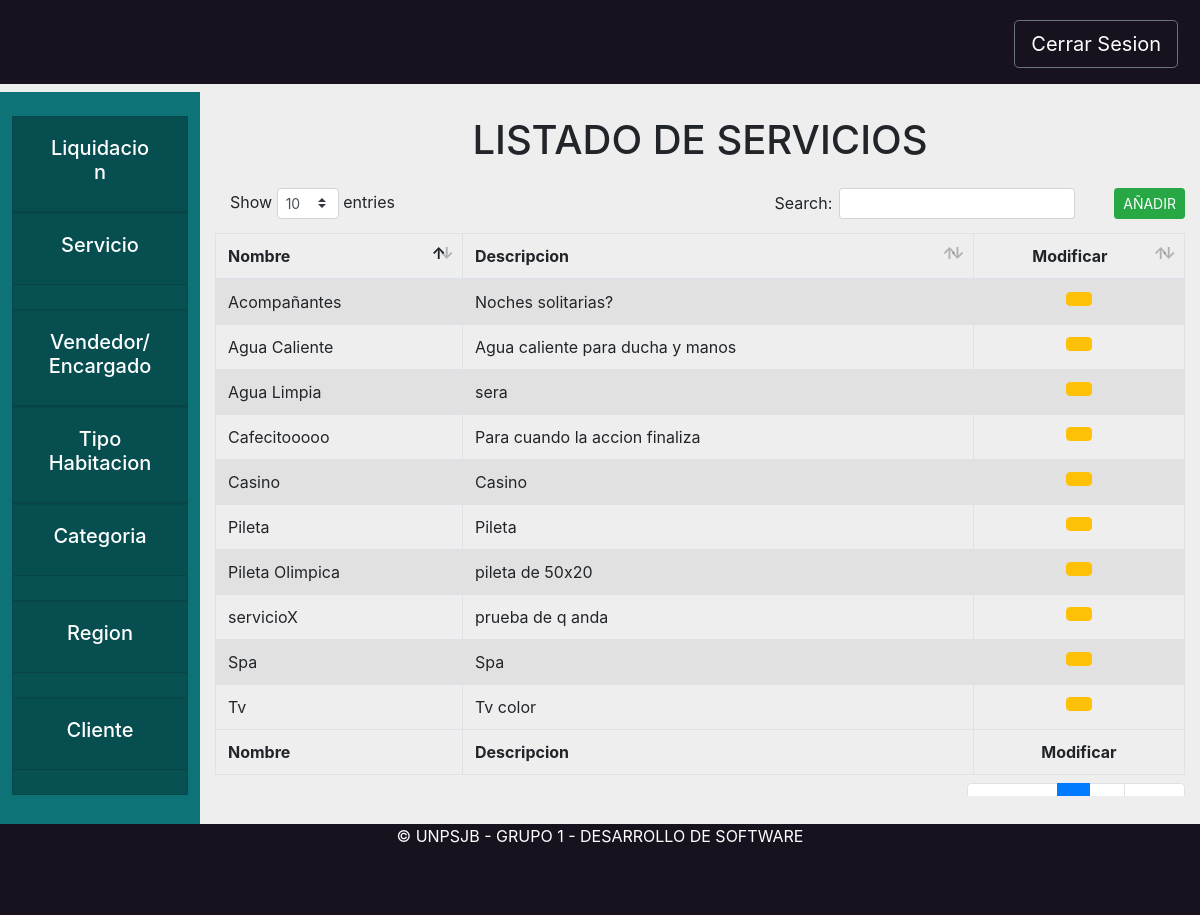
Page /core/servicio on the committed database.
### core/models.py (models this page shows)
class Servicio(models.Model):
    nombre = models.CharField(max_length=200)
    descripcion = models.CharField(max_length=800)
    def __str__(self):
        return self.nombre

### core/views.py (the view)
# urls.py: path('servicio',views.servicio, name="servicio"),
def servicio(request):
    colServicios = Servicio.objects.all()
    return render(request, "core/servicioAdmin.html", {"colServicios": colServicios})

### core/templates/core/servicioAdmin.html (shortened to what this page needs)
{% extends 'base/base_administrador.html'%}
{% load static %}
{% block content %}
<div class="formularioRegion" id="vistaLocalidades">
<center><h1 class="my-4">LISTADO DE SERVICIOS</h1></center>
    <table id="example1" class="table table-striped table-bordered" style="width:100%">
        <thead>
            <tr>
                <button type="button" class="btn btn-success ml-4 float-right btn-sm" data-toggle="modal"
                    data-target="#crearServicio"
                    onclick="abrir_modal('{% url 'core:modalCrearServicio' %}','#crearServicio');">
                    AÑADIR</button>
                <th>Nombre</th>
                <th>Descripcion</th>
                <th>
                    <Center>Modificar</Center>
                </th>
            </tr>
        </thead>
        <tbody>
            {% for servicio in colServicios %}
            <tr>
                <td>{{servicio.nombre}}</td>
                <td>{{servicio.descripcion}}</td>
                <td>
                    <center>
                        <button type="button" class="btn btn-warning" data-toggle="modal"
                            data-target="#modificarServicio"
                            onclick="abrir_modal('{% url 'core:modalModificarServicio' servicio %}','#modificarServicio');">
                        </button>
                    </center>
                </td>
            </tr>
            {% endfor %}
        </tbody>
        <tfoot>
            <tr>
                <th>Nombre</th>
                <th>Descripcion</th>
                <th>
                    <Center>Modificar</Center>
                </th>
            </tr>
        </tfoot>
    </table>
</div>
{% endblock content %}

### static/css/styleBase.css (style rules this page uses)
.bodyComplete { background-color: #eeeeee; width: 100%; height: 100%; }

### rows in the picture
Servicio: nombre "Agua Caliente", descripcion "Agua caliente para ducha y manos"
Servicio: nombre "Tv", descripcion "Tv color"
Servicio: nombre "Pileta", descripcion "Pileta"
Servicio: nombre "Spa", descripcion "Spa"
Servicio: nombre "Casino", descripcion "Casino"
Servicio: nombre "Pileta Olimpica", descripcion "pileta de 50x20"
Servicio: nombre "Agua Limpia", descripcion "sera"
Servicio: nombre "Acompañantes", descripcion "Noches solitarias?"
Servicio: nombre "Cafecitooooo", descripcion "Para cuando la accion finaliza"
Servicio: nombre "servicioX", descripcion "prueba de q anda"
